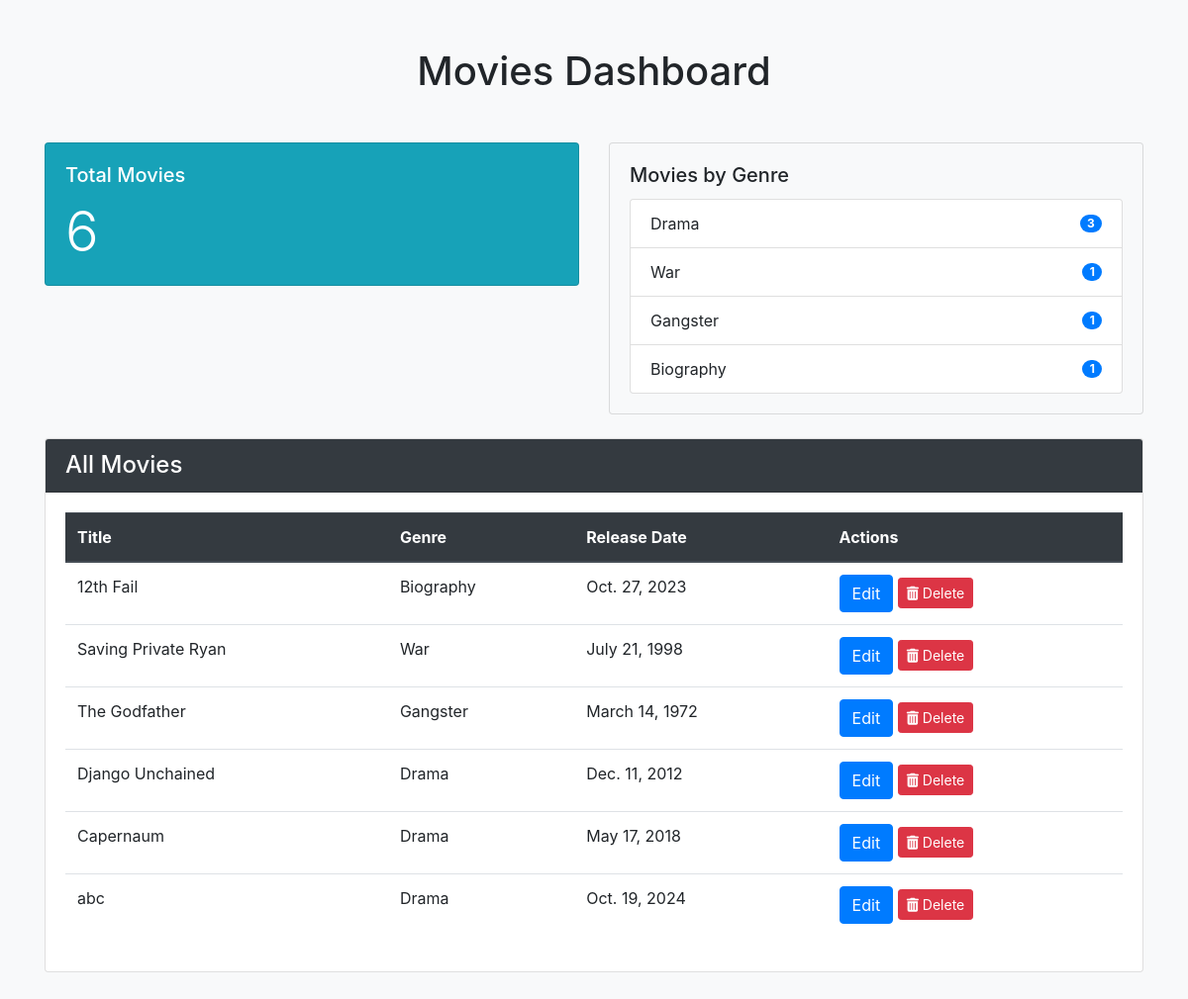
Page /dashboard/ on the earlier database version.
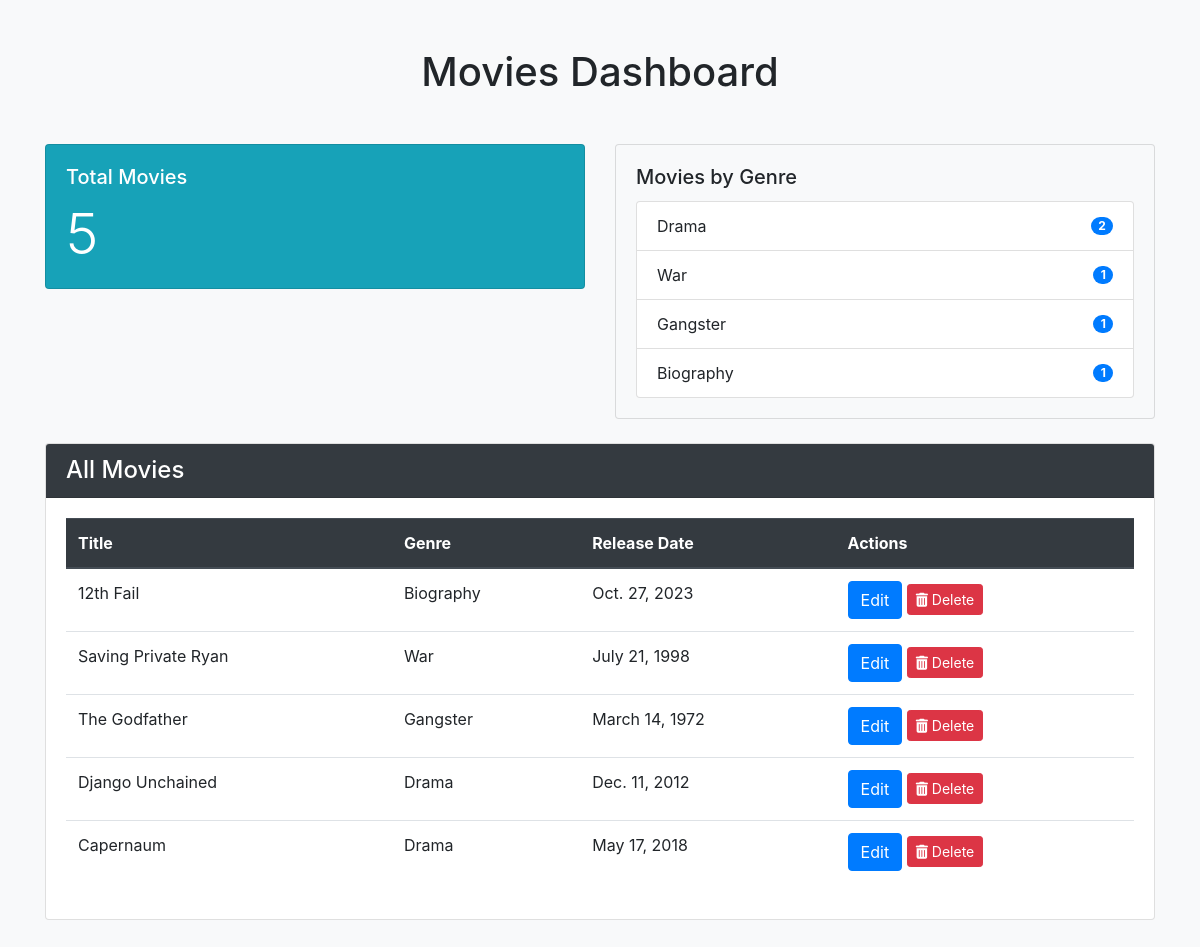
Same page on the later database version.
### movies/models.py (models this page shows)
class Movie(models.Model):
    GENRE_CHOICES = [
        ('Action', 'Action'),
        ('Biography', 'Biography'),
        ('Drama', 'Drama'),
        ('Comedy', 'Comedy'),
        ('War', 'War'),
        ('Gangster', 'Gangster'),
        ('Horror', 'Horror'),
    ]
    title = models.CharField(max_length=100)
    description = models.TextField()
    genre = models.CharField(max_length=50, choices=GENRE_CHOICES)
    release_date = models.DateField()
    poster = models.ImageField(upload_to='posters/', blank=True, null=True)

### movies/views.py (the view, shortened to what this page needs)
# urls.py: path('dashboard/', dashboard, name='dashboard'),
def dashboard(request):
    form = MovieForm()
    genre_stats = Movie.objects.values('genre').annotate(count=Count('genre')).order_by('-count')
    total_movies = Movie.objects.count()
    movies = Movie.objects.all()
    return render(request, 'dashboard.html', {'genre_stats': genre_stats, 'total_movies': total_movies, 'movies': movies,'form':form})

### templates/dashboard.html (shortened to what this page needs)
<!DOCTYPE html>
<html lang="en">
<head>
    <link
        rel="stylesheet"
        href="https://stackpath.bootstrapcdn.com/bootstrap/4.5.2/css/bootstrap.min.css"
    >
</head>
<body class="bg-light">
    <div class="container my-5">
        <h1 class="text-center mb-5">Movies Dashboard</h1>
        <div class="row">
            <div class="col-md-6">
                <div class="card text-white bg-info mb-4">
                    <div class="card-body">
                        <h5 class="card-title">Total Movies</h5>
                        <p class="card-text display-4">{{ total_movies }}</p>
                    </div>
                </div>
            </div>
            <div class="col-md-6">
                <div class="card bg-light mb-4">
                    <div class="card-body">
                        <h5 class="card-title">Movies by Genre</h5>
                        <ul class="list-group">
                            {% for stat in genre_stats %}
                                <li class="list-group-item d-flex justify-content-between align-items-center">
                                    {{ stat.genre }}
                                    <span class="badge badge-primary badge-pill">{{ stat.count }}</span>
                                </li>
                            {% endfor %}
                        </ul>
                    </div>
                </div>
            </div>
        </div>
        <div class="card">
            <div class="card-header bg-dark text-white">
                <h4 class="mb-0">All Movies</h4>
            </div>
            <div class="card-body">
                <table class="table table-hover">
                    <thead class="thead-dark">
                        <tr>
                            <th scope="col">Title</th>
                            <th scope="col">Genre</th>
                            <th scope="col">Release Date</th>
                            <th scope="col">Actions</th>
                        </tr>
                    </thead>
                    <tbody>
                        {% for movie in movies %}
                        <tr>
                            <td>{{ movie.title }}</td>
                            <td>{{ movie.genre }}</td>
                            <td>{{ movie.release_date }}</td>
                            <td>
                                <button type="button" class="btn btn-primary" data-toggle="modal" data-target="#exampleModal{{movie.id}}">
                                    Edit
                                </button>
                                <form method="post" class="d-inline">
                                    <button type="submit" class="btn btn-danger btn-sm">
                                        <i class="fas fa-trash-alt"></i> Delete
                                    </button>
                                </form>
                            </td>
                        </tr>
                        {% empty %}
                        <tr>
                            <td colspan="4" class="text-center text-muted">No movies available.</td>
                        </tr>
                        {% endfor %}
                    </tbody>
                </table>
            </div>
        </div>
    </div>
</body>
</html>

Differences in the rows shown:
removed Movie: title "abc", genre "Drama", release_date "Oct. 19, 2024"
Other differences:
{{ total_movies }}: "6" → "5"
new list line: "Drama 2"
list line gone: "Drama 3"
